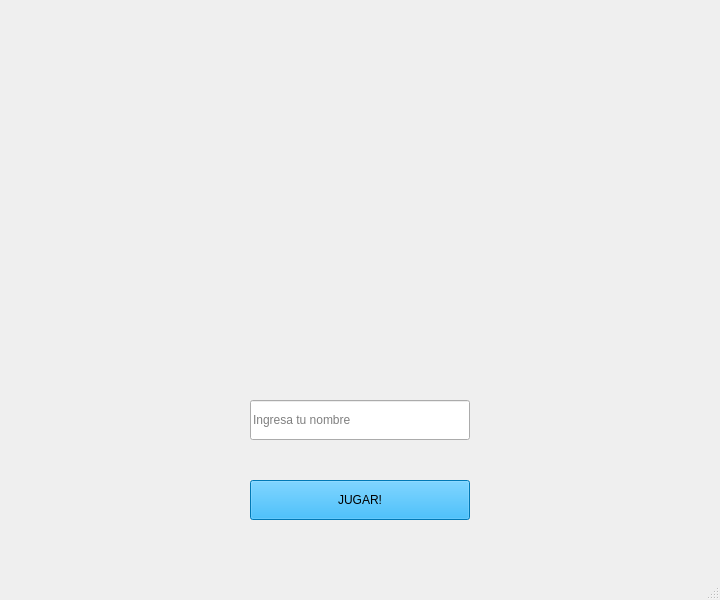
<?xml version="1.0" encoding="UTF-8"?>
<ui version="4.0">
 <class>MainWindow</class>
 <widget class="QMainWindow" name="MainWindow">
  <property name="geometry">
   <rect>
    <x>0</x>
    <y>0</y>
    <width>720</width>
    <height>600</height>
   </rect>
  </property>
  <property name="minimumSize">
   <size>
    <width>720</width>
    <height>600</height>
   </size>
  </property>
  <property name="maximumSize">
   <size>
    <width>720</width>
    <height>600</height>
   </size>
  </property>
  <property name="windowTitle">
   <string>MainWindow</string>
  </property>
  <widget class="QWidget" name="centralwidget">
   <property name="autoFillBackground">
    <bool>false</bool>
   </property>
   <widget class="QLabel" name="fondo">
    <property name="geometry">
     <rect>
      <x>0</x>
      <y>0</y>
      <width>720</width>
      <height>600</height>
     </rect>
    </property>
    <property name="minimumSize">
     <size>
      <width>720</width>
      <height>600</height>
     </size>
    </property>
    <property name="maximumSize">
     <size>
      <width>720</width>
      <height>600</height>
     </size>
    </property>
    <property name="text">
     <string/>
    </property>
    <property name="textFormat">
     <enum>Qt::PlainText</enum>
    </property>
    <property name="pixmap">
     <pixmap>../../Sprites/Logos/fondo.png</pixmap>
    </property>
    <property name="scaledContents">
     <bool>true</bool>
    </property>
   </widget>
   <widget class="QLabel" name="label">
    <property name="geometry">
     <rect>
      <x>250</x>
      <y>80</y>
      <width>220</width>
      <height>200</height>
     </rect>
    </property>
    <property name="minimumSize">
     <size>
      <width>220</width>
      <height>200</height>
     </size>
    </property>
    <property name="maximumSize">
     <size>
      <width>220</width>
      <height>200</height>
     </size>
    </property>
    <property name="text">
     <string/>
    </property>
    <property name="pixmap">
     <pixmap>../../Sprites/Logos/logo.png</pixmap>
    </property>
    <property name="scaledContents">
     <bool>true</bool>
    </property>
   </widget>
   <widget class="QPushButton" name="botonInicio">
    <property name="geometry">
     <rect>
      <x>250</x>
      <y>480</y>
      <width>220</width>
      <height>40</height>
     </rect>
    </property>
    <property name="minimumSize">
     <size>
      <width>220</width>
      <height>40</height>
     </size>
    </property>
    <property name="maximumSize">
     <size>
      <width>220</width>
      <height>40</height>
     </size>
    </property>
    <property name="styleSheet">
     <string notr="true">background-color: rgb(0, 170, 255);</string>
    </property>
    <property name="text">
     <string>JUGAR!</string>
    </property>
   </widget>
   <widget class="QLineEdit" name="usuario">
    <property name="geometry">
     <rect>
      <x>250</x>
      <y>400</y>
      <width>220</width>
      <height>40</height>
     </rect>
    </property>
    <property name="minimumSize">
     <size>
      <width>220</width>
      <height>40</height>
     </size>
    </property>
    <property name="maximumSize">
     <size>
      <width>220</width>
      <height>40</height>
     </size>
    </property>
    <property name="text">
     <string/>
    </property>
    <property name="placeholderText">
     <string>Ingresa tu nombre</string>
    </property>
   </widget>
  </widget>
  <widget class="QMenuBar" name="menubar">
   <property name="geometry">
    <rect>
     <x>0</x>
     <y>0</y>
     <width>720</width>
     <height>21</height>
    </rect>
   </property>
  </widget>
  <widget class="QStatusBar" name="statusbar"/>
 </widget>
 <resources/>
 <connections/>
</ui>
